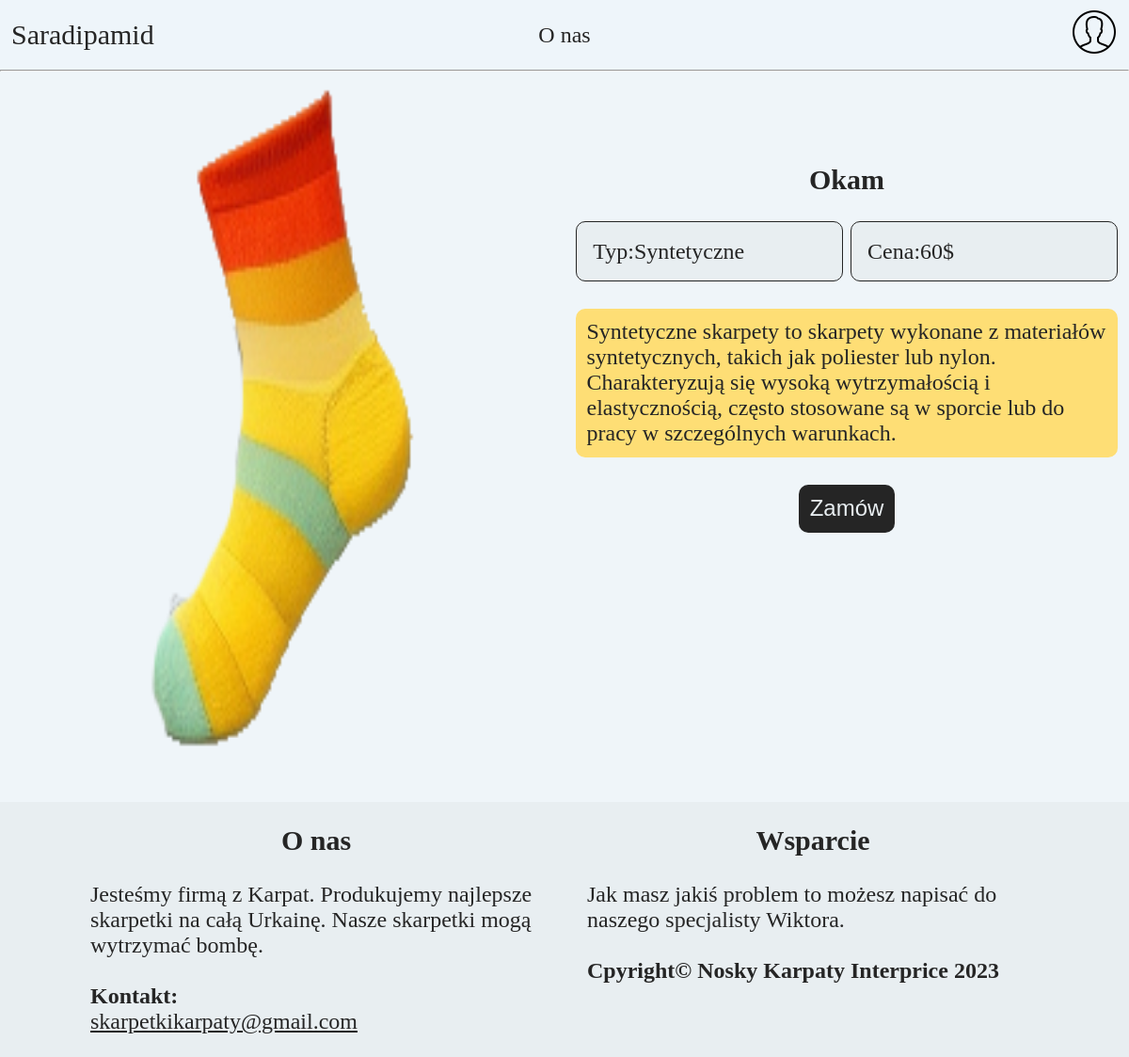
Page /insert.php?id=7 on the earlier database version.
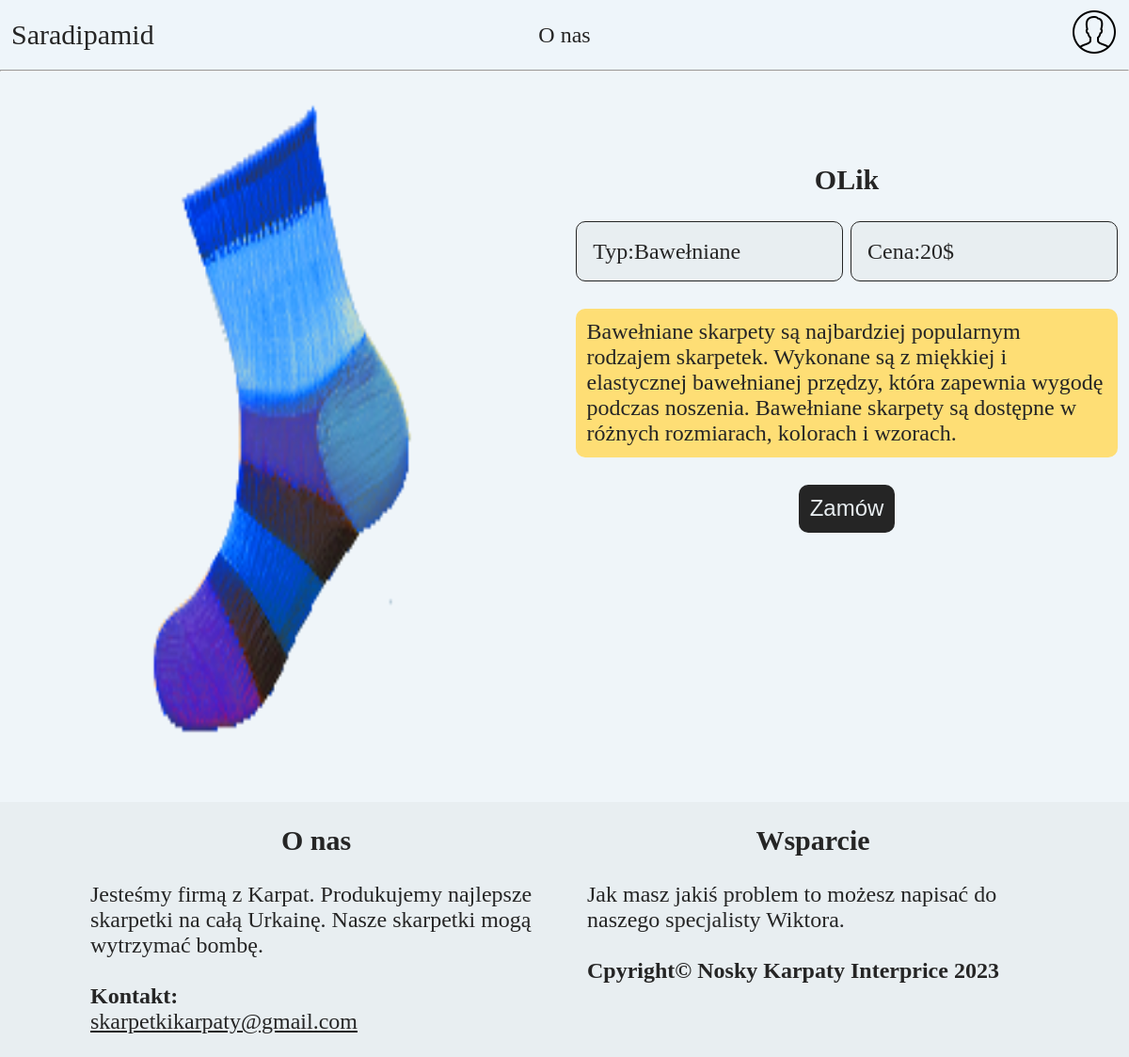
Same page on the later database version.
### tables this page shows
CREATE TABLE `noski` (
  `id` int(11) NOT NULL AUTO_INCREMENT,
  `nazwa` text NOT NULL,
  `typ` int(11) NOT NULL,
  `cena` int(11) NOT NULL,
  `foto` varchar(255) NOT NULL,
  PRIMARY KEY (`id`),
  KEY `tym` (`typ`),
  CONSTRAINT `noski_ibfk_1` FOREIGN KEY (`typ`) REFERENCES `typy` (`id`)
);

CREATE TABLE `typy` (
  `id` int(11) NOT NULL AUTO_INCREMENT,
  `typ` enum('Wełniane','Bawełniane','Syntetyczne','Specjalistyczne') NOT NULL,
  `opis` varchar(20000) NOT NULL,
  PRIMARY KEY (`id`),
  UNIQUE KEY `inf2` (`opis`) USING HASH
);

### insert.php (the view, shortened to what this page needs)
<?php
		require_once"connect.php";
		$ide = $_GET['id'];
		$poc = "SELECT * FROM noski, typy WHERE noski.id=$ide and noski.typ = typy.typ;";
		$opo = mysqli_query($conn, $poc);
		$row = mysqli_fetch_assoc($opo);
?>
<!DOCTYPE html>
<html lang="pl-PL">
<head>
	<link rel="stylesheet" href="styl_inse.css">
</head>
<body>
	<header>
		<div class="menu menu1">
			<p><a style="font-size: 30px; text-decoration: none;" href="index.php">Saradipamid</a></p>
		</div>
		<div class="menu menu2">
			<a href="#stop">O nas</a>
		</div>
		<div class="menu menu3">
			<div class="log">
				<?php
				if (@$_SESSION['user']) {
					echo "
					<a href='profile.php' style='text-decoration: none;'>Witaj ".@$_SESSION['user']['imie']."</a>
					";
				}else {
					echo "
						<a href='login.php'>
							<img src='img/BBD/profile.png' alt=''>
						</a>
				";
				}
				?>
			</div>
		</div>
	</header>
	<hr>
	<?php
	echo "
	<article>
	 	<div class='type1'>
	 		<img src='".$row['foto']."' alt=''>
	 	</div>
	 	<div class='type2'>
	 		<div class='oczko'>
	 		<h1 style='text-align: center;'>".$row['nazwa']."</h1><br>
		 		<div class='typ'>Typ:".$row['typ']."</div>
		 		<div class='cena'>Cena:".$row['cena']."$</div>
		 		<div class='opis'>
		 			<p>
		 				".$row['opis']."
		 			</p>
		 		</div>
		 		<br>
		 		<br>
		 		<br>
		 		<br>
		 		<p><input onclick='on()' type='submit' value='Zamów' style='cursor: pointer;'></p>
			</div>
	 	</div>
	 </article>	";
	 ?>
	<br>
	<footer id="stop">
		<div class="fot1">
			<h1>O nas</h1>
			<br>
			<p>Jesteśmy firmą z Karpat. Produkujemy najlepsze skarpetki na całą Urkainę. Nasze skarpetki mogą wytrzymać bombę.</p>
			<br>
			<h2>Kontakt:</h2><a href="#">skarpetkikarpaty@gmail.com</a>
		</div>
		<div class="fot2">
			<h1>Wsparcie</h1>
			<br>
			<p>Jak masz jakiś problem to możesz napisać do naszego specjalisty Wiktora.</p>
			<br>
			<h2>Cpyright&copy Nosky Karpaty Interprice 2023</h2>
		</div>
	</footer>
</body>
</html>

Differences in the rows shown:
changed noski: foto: a different picture; nazwa "Okam" → "OLik"; typ.typ "Syntetyczne" → "Bawełniane"; cena "60" → "20"; typ.opis "Syntetyczne skarpety to skarpety wykonane z materiałów syntetycznych, takich jak poliester lub nylon. Charakteryzują się wysoką wytrzymałością i elastycznością, często stosowane są w sporcie lub do pracy w szczególnych warunkach." → "Bawełniane skarpety są najbardziej popularnym rodzajem skarpetek. Wykonane są z miękkiej i elastycznej bawełnianej przędzy, która zapewnia wygodę podczas noszenia. Bawełniane skarpety są dostępne w różnych rozmiarach, kolorach i wzorach."
